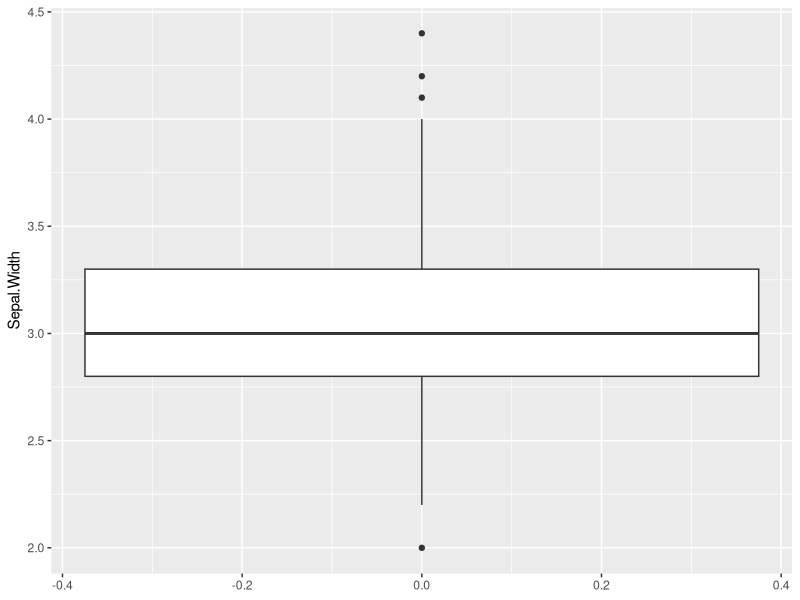
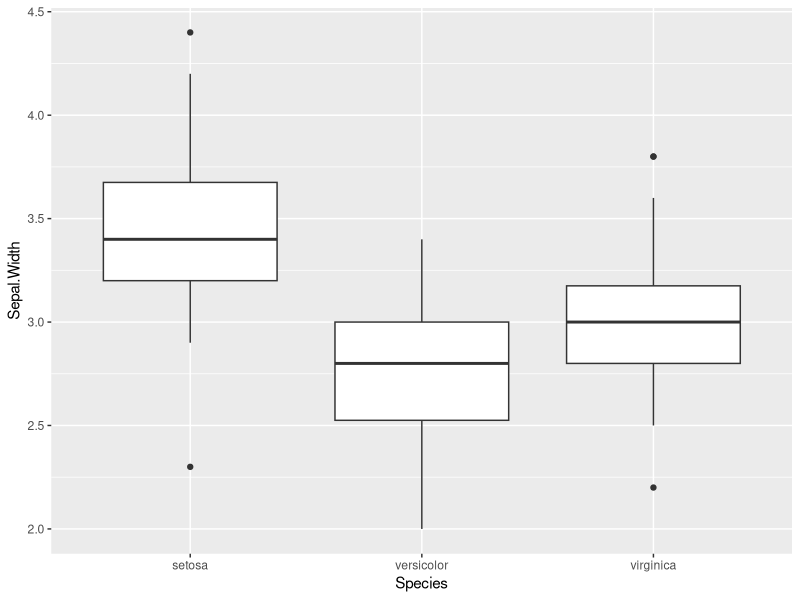
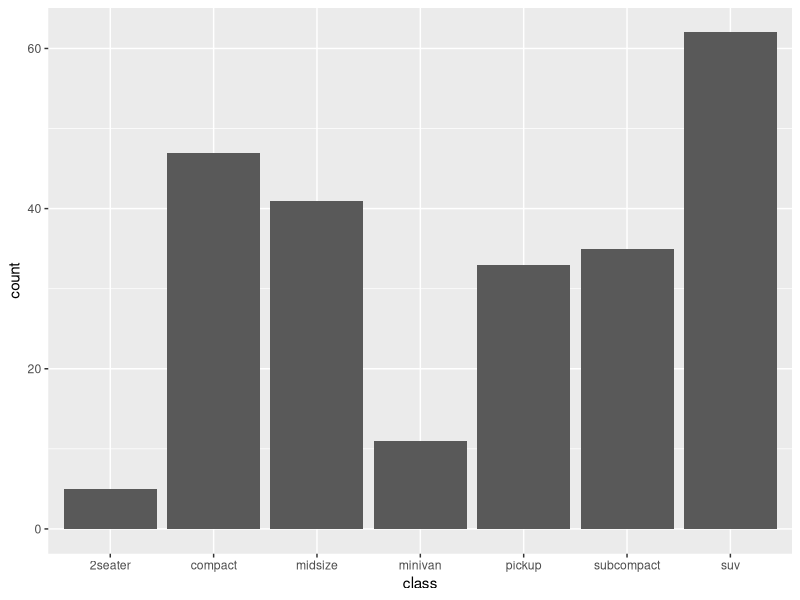
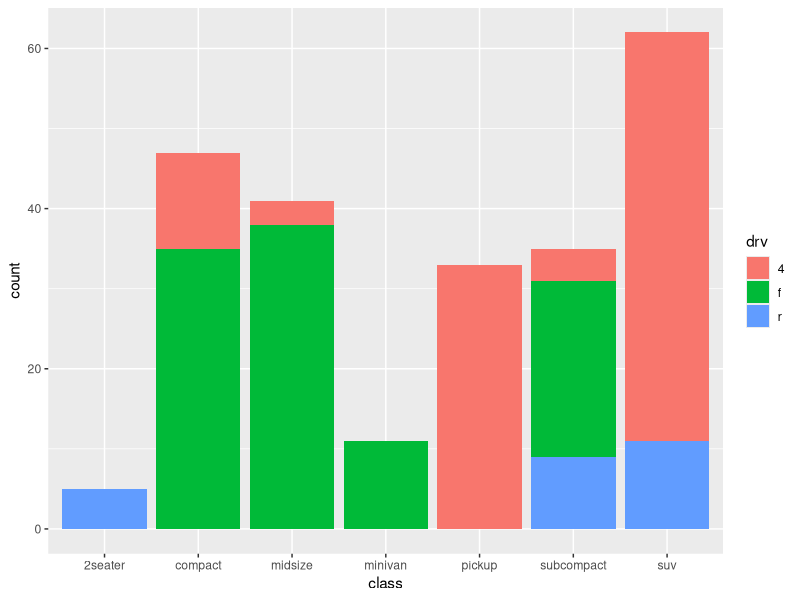
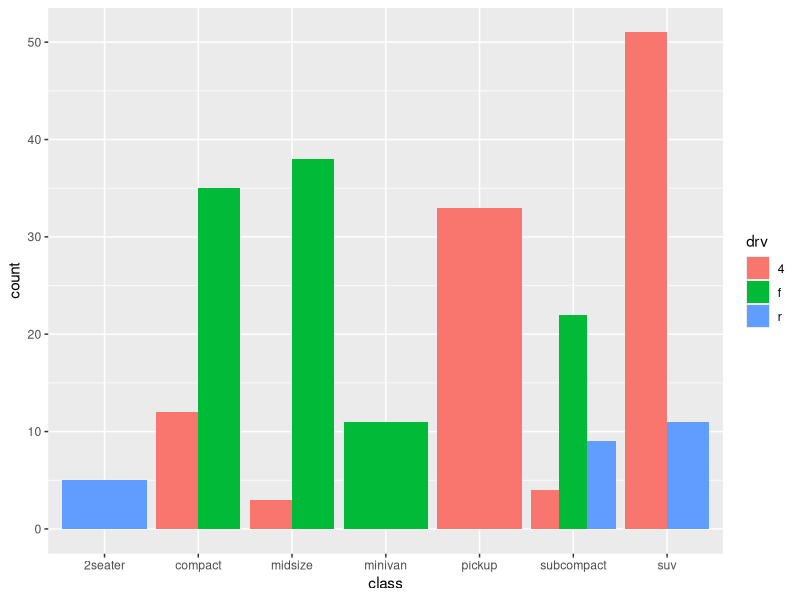

Write the R code that produced these figures, in order.
library(ggplot2)
# one numerical variable
ggplot(data=iris) + geom_boxplot(mapping=aes(y=Sepal.Width))
# numerical variable and categorical variable
ggplot(data=iris) + geom_boxplot(mapping=aes(y=Sepal.Width, x=Species))

# one categorical variable
ggplot(data=mpg)+ geom_bar(mapping = aes(x=class))
# two categorical variables
ggplot(data=mpg)+ geom_bar(mapping = aes(x=class, fill=drv))
ggplot(data=mpg)+ geom_bar(mapping = aes(x=class, fill=drv), position = "dodge")

str(airquality)
# converting to a factor
airquality$Month <- as.factor(airquality$Month) 
str(airquality)
rm(airquality) # reverting to original data (built-in)
str(airquality)